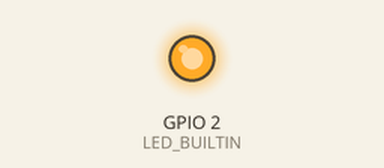
Recording of a sketch running on a simulated ESP8266 (NodeMCU). Shown: output pins drawn as LEDs (lit = HIGH, except the on-board LED, lit = LOW). WiFi joins after 1.5 s; servers stay silent unless stated; random numbers use the default seed unless the sketch sets one; no MQTT or app messages arrive unless stated; what the sketch prints to the serial monitor is not drawn.

Above: at 1.7 s.
At 6.9 s:
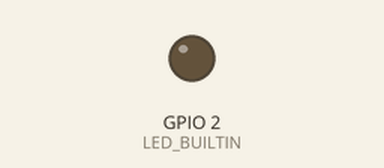
Timing chart, 0 to 15.1 s (numbered marks = the images above):
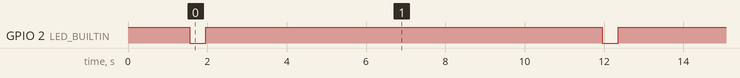

The sketch:

MyCode.ino
```cpp
#include <ESP8266WiFi.h>
#include <PubSubClient.h>

// Network credentials
const char* ssid = "?";
const char* password ="?";
const char* mqtt_username = "mqtt";
const char* mqtt_password = "mqtt";


// MQTT broker address
const char* mqtt_server = "192.168.191.3";

// Initializing the WiFi and MQTT clients
WiFiClient DiabetesPredictor20231;
PubSubClient client(DiabetesPredictor20231);

void setup() {
  // Serial communication for debugging purposes
  pinMode(LED_BUILTIN, OUTPUT);
  digitalWrite(LED_BUILTIN, HIGH);
  Serial.begin(9600);

  // Connecting to Wi-Fi
  Serial.println();
  Serial.println();
  Serial.print("Connecting to ");
  Serial.println(ssid);
  WiFi.begin(ssid, password);
  while (WiFi.status() != WL_CONNECTED) {
    delay(500);
    Serial.print(".");
  }
  Serial.println("");
  Serial.println("WiFi connected");
  Serial.println(WiFi.localIP());
  Serial.println('\n');

  // Connecting to MQTT broker
  client.setServer(mqtt_server, 1883);
  while (!client.connected()) {
    Serial.print("Connecting to MQTT broker...");
    if (client.connect("DiabetesPredictor2023",mqtt_username, mqtt_password)) {
      Serial.println("connected");
      //client.subscribe("GetData2023", 2);
    } else {
      Serial.print("failed with state ");
      Serial.print(client.state());
      Serial.print("\n");
      delay(2000);
    }
  }
}

void loop() {

  // Generating a two-digit random number and convert it to a string
  int random_num = random(10, 100);
  String payload = String(random_num);

  // Publishing the payload to the MQTT topic
  client.publish("GetData2023", payload.c_str());


  digitalWrite(LED_BUILTIN, LOW);
  Serial.print("Published: ");
  Serial.println(payload);
  delay(400);
  digitalWrite(LED_BUILTIN, HIGH);


  // Printing the payload and wait for 10 seconds before publishing again

  delay(10000);
}
```

Measured:
- by itself, GPIO 2 (LED_BUILTIN): alternates HIGH for 10.0 s and LOW for 0.40 s
